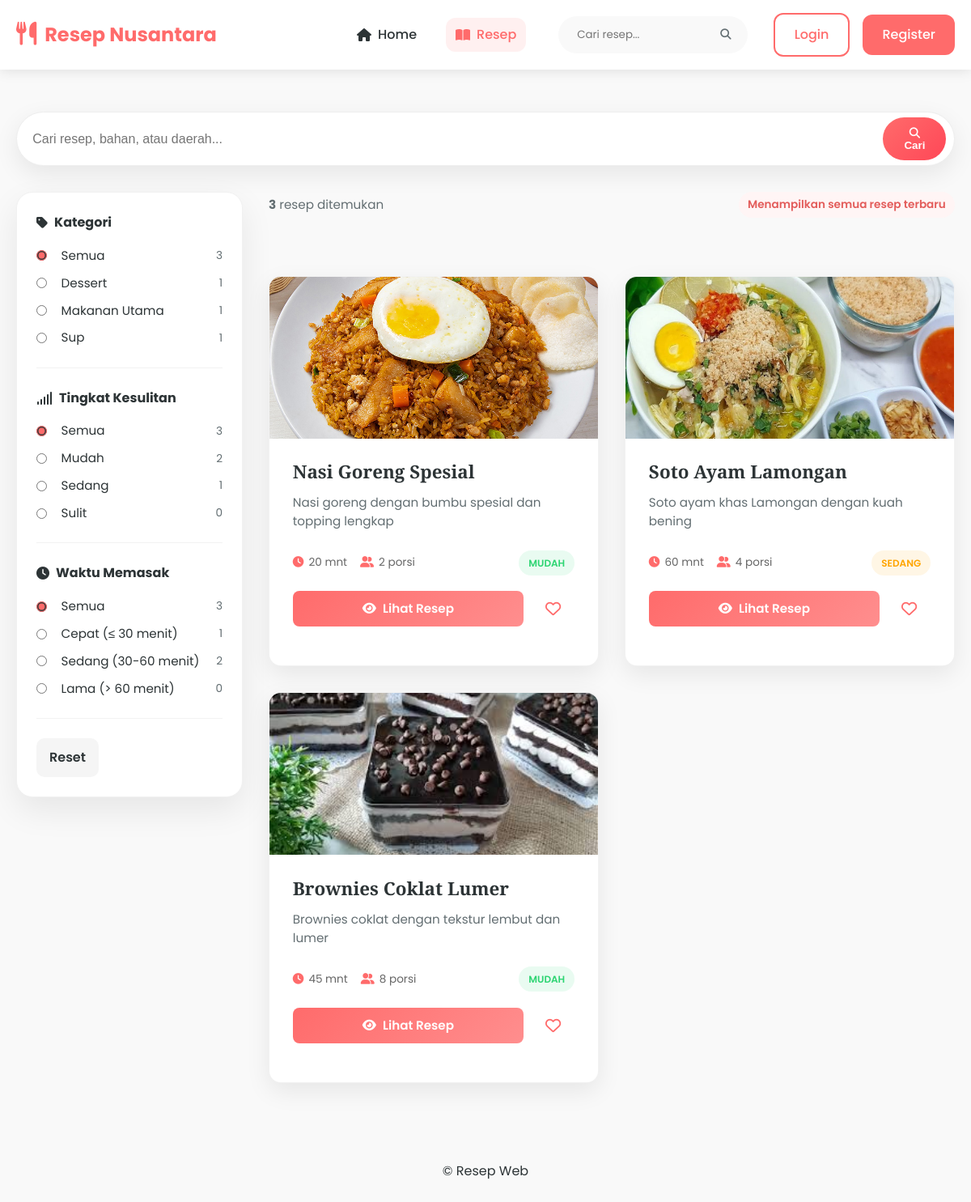
The page /?page=all_resep on the database its author committed.
### tables this page shows
CREATE TABLE `resep` (
  `id` int(11) NOT NULL,
  `judul` varchar(200) NOT NULL,
  `deskripsi` text DEFAULT NULL,
  `bahan` text NOT NULL,
  `langkah` text NOT NULL,
  `waktu` int(11) DEFAULT NULL COMMENT 'Waktu memasak dalam menit',
  `porsi` int(11) DEFAULT NULL,
  `tingkat_kesulitan` enum('Mudah','Sedang','Sulit') DEFAULT 'Sedang',
  `kategori` varchar(50) DEFAULT NULL,
  `gambar_url` varchar(500) DEFAULT NULL,
  `created_at` timestamp NOT NULL DEFAULT current_timestamp()
);

### includes/database.php (called while the page is built, shortened)
<?php
if (!defined('DB_INITIALIZED')) {
    $conn = new mysqli(DB_HOST, DB_USER, DB_PASS, DB_NAME);
    $conn->set_charset("utf8mb4");
}
if (!defined('DB_FUNCTIONS_LOADED')) {
function getFilteredRecipes($sql, $params = [], $types = "") {
    global $conn;
    $stmt = $conn->prepare($sql);
    if (!empty($types) && !empty($params)) {
        $stmt->bind_param($types, ...$params);
    }
    $stmt->execute();
    $result = $stmt->get_result();
    $recipes = [];
    while ($row = $result->fetch_assoc()) {
        $recipes[] = $row;
    }
    return $recipes;
}
function getUniqueCategories() {
    global $conn;
    $categories = [];
    $sql = "SELECT DISTINCT kategori FROM resep WHERE kategori IS NOT NULL AND kategori <> '' ORDER BY kategori ASC";
    $result = $conn->query($sql);
    if ($result) {
        while ($row = $result->fetch_assoc()) {
            $categories[] = $row['kategori'];
        }
    }
    return $categories;
}
function getTotalRecipesCount() {
    global $conn;
    $result = $conn->query("SELECT COUNT(*) as total FROM resep");
    if ($result && ($row = $result->fetch_assoc())) {
        return (int)$row['total'];
    }
    return 0;
}
function getRecipeCountByCategory($category) {
    global $conn;
    $sql = "SELECT COUNT(*) as total FROM resep WHERE kategori = ?";
    $stmt = $conn->prepare($sql);
    $stmt->bind_param("s", $category);
    $stmt->execute();
    $result = $stmt->get_result();
    if ($result && ($row = $result->fetch_assoc())) {
        return (int)$row['total'];
    }
    return 0;
}
function getRecipeCountByDifficulty($difficulty) {
    global $conn;
    $sql = "SELECT COUNT(*) as total FROM resep WHERE tingkat_kesulitan = ?";
    $stmt = $conn->prepare($sql);
    $stmt->bind_param("s", $difficulty);
    $stmt->execute();
    $result = $stmt->get_result();
    if ($result && ($row = $result->fetch_assoc())) {
        return (int)$row['total'];
    }
    return 0;
}
function getRecipeCountByTime($timeKey) {
    global $conn;
    switch ($timeKey) {
        case 'cepat':
            $sql = "SELECT COUNT(*) as total FROM resep WHERE waktu <= 30";
            break;
        case 'sedang':
            $sql = "SELECT COUNT(*) as total FROM resep WHERE waktu > 30 AND waktu <= 60";
            break;
        case 'lama':
            $sql = "SELECT COUNT(*) as total FROM resep WHERE waktu > 60";
            break;
    }
    $result = $conn->query($sql);
    if ($result && ($row = $result->fetch_assoc())) {
        return (int)$row['total'];
    }
    return 0;
}
function getRecipeImage($recipe) {
    $recipe_slug = strtolower(preg_replace('/[^a-z0-9]+/i', '-', $recipe['judul'] ?? ''));
    $upload_dir = 'assets/images/uploads/recipes/';
    $possible_files = [
        $upload_dir . $recipe_slug . '.jpg',
        $upload_dir . $recipe_slug . '.jpeg',
        $upload_dir . $recipe_slug . '.png',
        $upload_dir . $recipe_slug . '.webp',
    ];
    foreach ($possible_files as $file) {
        if (file_exists($file)) {
            return $file;
        }
    }
    return 'assets/images/default-recipe.jpg';
}
}
?>

### pages/all_resep.php (the view, shortened to what this page needs)
<?php
require_once __DIR__ . '/../includes/database.php';
$selectedCategory = $_GET['kategori'] ?? '';
$selectedDifficulty = $_GET['kesulitan'] ?? '';
$selectedTime = $_GET['waktu'] ?? '';
$searchQuery = trim($_GET['q'] ?? '');
$pageNum = isset($_GET['p']) ? (int) $_GET['p'] : 1;
$pageNum = max(1, $pageNum);
$limit = 12;
$offset = ($pageNum - 1) * $limit;
$where = [];
$params = [];
$types = '';
$whereSql = count($where) > 0 ? (' WHERE ' . implode(' AND ', $where)) : '';
$sql = "SELECT * FROM resep" . $whereSql . " ORDER BY created_at DESC LIMIT ? OFFSET ?";
$params[] = $limit;
$params[] = $offset;
$types .= 'ii';
$recipes = getFilteredRecipes($sql, $params, $types);
$countSql = "SELECT COUNT(*) as total FROM resep" . $whereSql;
$totalRecipes = 0;
$stmt = $conn->prepare($countSql);
if ($stmt) {
    $stmt->execute();
    $result = $stmt->get_result();
    if ($row = $result->fetch_assoc()) {
        $totalRecipes = (int) $row['total'];
    }
}
$categories = getUniqueCategories();
?>
<section class="all-resep-page">
    <div class="container">
        <div class="all-resep-header">
            <form class="all-resep-search" method="get">
                <input type="text" name="q" value="<?= htmlspecialchars($searchQuery) ?>" placeholder="Cari resep, bahan, atau daerah...">
                <button type="submit"><i class="fas fa-search"></i> Cari</button>
            </form>
        </div>
        <div class="all-resep-layout">
            <aside class="filter-sidebar">
                <form class="filter-form" method="get" id="filterForm">
                    <div class="filter-block">
                        <div class="filter-title"><i class="fas fa-tag"></i> Kategori</div>
                        <div class="filter-list">
                            <label class="filter-item">
                                <input type="radio" name="kategori" value="" <?= $selectedCategory === '' ? 'checked' : '' ?>>
                                <span>Semua</span>
                                <span class="filter-count"><?= getTotalRecipesCount() ?></span>
                            </label>
                            <?php foreach ($categories as $category): ?>
                                <label class="filter-item">
                                    <input type="radio" name="kategori" value="<?= htmlspecialchars($category) ?>" <?= $selectedCategory === $category ? 'checked' : '' ?>>
                                    <span><?= htmlspecialchars(ucwords($category)) ?></span>
                                    <span class="filter-count"><?= getRecipeCountByCategory($category) ?></span>
                                </label>
                            <?php endforeach; ?>
                        </div>
                    </div>
                    <div class="filter-block">
                        <div class="filter-title"><i class="fas fa-signal"></i> Tingkat Kesulitan</div>
                        <div class="filter-list">
                            <label class="filter-item">
                                <input type="radio" name="kesulitan" value="" <?= $selectedDifficulty === '' ? 'checked' : '' ?>>
                                <span>Semua</span>
                                <span class="filter-count"><?= getTotalRecipesCount() ?></span>
                            </label>
                            <label class="filter-item">
                                <input type="radio" name="kesulitan" value="mudah" <?= $selectedDifficulty === 'mudah' ? 'checked' : '' ?>>
                                <span>Mudah</span>
                                <span class="filter-count"><?= getRecipeCountByDifficulty('mudah') ?></span>
                            </label>
                            <label class="filter-item">
                                <input type="radio" name="kesulitan" value="sedang" <?= $selectedDifficulty === 'sedang' ? 'checked' : '' ?>>
                                <span>Sedang</span>
                                <span class="filter-count"><?= getRecipeCountByDifficulty('sedang') ?></span>
                            </label>
                            <label class="filter-item">
                                <input type="radio" name="kesulitan" value="sulit" <?= $selectedDifficulty === 'sulit' ? 'checked' : '' ?>>
                                <span>Sulit</span>
                                <span class="filter-count"><?= getRecipeCountByDifficulty('sulit') ?></span>
                            </label>
                        </div>
                    </div>
                    <div class="filter-block">
                        <div class="filter-title"><i class="fas fa-clock"></i> Waktu Memasak</div>
                        <div class="filter-list">
                            <label class="filter-item">
                                <input type="radio" name="waktu" value="" <?= $selectedTime === '' ? 'checked' : '' ?>>
                                <span>Semua</span>
                                <span class="filter-count"><?= getTotalRecipesCount() ?></span>
                            </label>
                            <label class="filter-item">
                                <input type="radio" name="waktu" value="cepat" <?= $selectedTime === 'cepat' ? 'checked' : '' ?>>
                                <span>Cepat (≤ 30 menit)</span>
                                <span class="filter-count"><?= getRecipeCountByTime('cepat') ?></span>
                            </label>
                            <label class="filter-item">
                                <input type="radio" name="waktu" value="sedang" <?= $selectedTime === 'sedang' ? 'checked' : '' ?>>
                                <span>Sedang (30-60 menit)</span>
                                <span class="filter-count"><?= getRecipeCountByTime('sedang') ?></span>
                            </label>
                            <label class="filter-item">
                                <input type="radio" name="waktu" value="lama" <?= $selectedTime === 'lama' ? 'checked' : '' ?>>
                                <span>Lama (> 60 menit)</span>
                                <span class="filter-count"><?= getRecipeCountByTime('lama') ?></span>
                            </label>
                        </div>
                    </div>
                    <div class="filter-actions">
                        <a class="filter-reset" href="?page=all_resep">Reset</a>
                    </div>
                </form>
            </aside>
            <section class="all-resep-content">
                <div class="all-resep-meta">
                    <span><strong><?= $totalRecipes ?></strong> resep ditemukan</span>
                    <?php if ($searchQuery !== '' || $selectedCategory !== '' || $selectedDifficulty !== '' || $selectedTime !== ''): ?>
                        <span class="meta-note">Menampilkan hasil filter</span>
                    <?php else: ?>
                        <span class="meta-note">Menampilkan semua resep terbaru</span>
                    <?php endif; ?>
                </div>
                <?php if (!empty($recipes)): ?>
                    <div class="recipe-grid">
                        <?php foreach ($recipes as $recipe):
                            $difficultyClass = '';
                            switch (strtolower($recipe['tingkat_kesulitan'])) {
                                case 'mudah': $difficultyClass = 'difficulty-easy'; break;
                                case 'sedang': $difficultyClass = 'difficulty-medium'; break;
                            }
                        ?>
                        <div class="recipe-card" data-category="<?= strtolower($recipe['kategori'] ?? 'lainnya') ?>">
                            <a class="recipe-image-container" href="?page=resep&id=<?= $recipe['id'] ?>">
                                <img src="<?= htmlspecialchars($recipe['image_url'] ?? getRecipeImage($recipe)) ?>"
                                    alt="<?= htmlspecialchars($recipe['judul']) ?>"
                                    class="recipe-image"
                                    loading="lazy"
                                    onerror="this.onerror=null;this.src='assets/images/default-recipe.jpg';">
                            </a>
                            <div class="recipe-content">
                                <h3 class="recipe-title"><?= htmlspecialchars($recipe['judul']) ?></h3>
                                <p class="recipe-description">
                                    <?= htmlspecialchars(substr($recipe['deskripsi'], 0, 120)) ?>
                                </p>
                                <div class="recipe-meta">
                                    <div class="recipe-info">
                                        <div class="recipe-info-item">
                                            <i class="fas fa-clock"></i>
                                            <span><?= ($recipe['waktu'] ?? 0) ?> mnt</span>
                                        </div>
                                        <div class="recipe-info-item">
                                            <i class="fas fa-user-friends"></i>
                                            <span><?= $recipe['porsi'] ?> porsi</span>
                                        </div>
                                    </div>
                                    <span class="difficulty-badge <?= $difficultyClass ?>">
                                        <?= ucfirst($recipe['tingkat_kesulitan']) ?>
                                    </span>
                                </div>
                                <div class="recipe-meta actions-row">
                                <div class="recipe-actions">
                                        <a href="?page=resep&id=<?= $recipe['id'] ?>" class="view-btn">
                                            <i class="fas fa-eye"></i> Lihat Resep
                                        </a>
                                        <?php $is_fav = isset($_SESSION['user']) ? isFavorited($_SESSION['user']['uid'], $recipe['id']) : false; ?>
                                        <button class="favorite-btn <?= $is_fav ? 'active' : '' ?>"
                                                data-recipe-id="<?= $recipe['id'] ?>">
                                            <i class="<?= $is_fav ? 'fas' : 'far' ?> fa-heart"></i>
                                        </button>
                                    </div>
                                </div>
                            </div>
                        </div>
                        <?php endforeach; ?>
                    </div>
                <?php endif; ?>
            </section>
        </div>
    </div>
</section>

### rows shown on the page
resep: shows a picture, judul "Nasi Goreng Spesial", deskripsi "Nasi goreng dengan bumbu spesial dan topping lengkap", waktu "20", porsi "2", tingkat_kesulitan "MUDAH"
resep: shows a picture, judul "Soto Ayam Lamongan", deskripsi "Soto ayam khas Lamongan dengan kuah bening", waktu "60", porsi "4", tingkat_kesulitan "SEDANG"
resep: shows a picture, judul "Brownies Coklat Lumer", deskripsi "Brownies coklat dengan tekstur lembut dan lumer", waktu "45", porsi "8", tingkat_kesulitan "MUDAH"

### other values the page prints
getTotalRecipesCount() "3"
$category "Dessert"
getRecipeCountByCategory($category) "1"
$category "Makanan Utama"
$category "Sup"
getRecipeCountByDifficulty('mudah') "2"
getRecipeCountByDifficulty('sedang') "1"
getRecipeCountByDifficulty('sulit') "0"
getRecipeCountByTime('cepat') "1"
getRecipeCountByTime('sedang') "2"
getRecipeCountByTime('lama') "0"
$totalRecipes "3"
